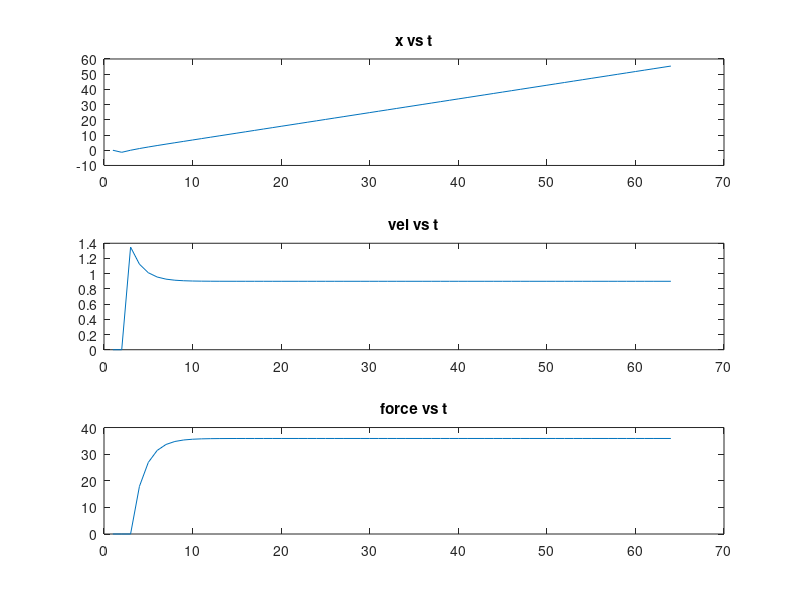

Recreate this plot in MATLAB.
%finite difference approach
%Matlab does not accept '0' or 'negative' indices for 'x'
%x(-2)=x(1)
%x(-1)=x(2)
%x(0)=x(3)

clear;
m=80;       %Mass of agent (kg)
TL=0.75;    %Toxic load (curently defined as constant - incorrect)
ft=12;   %Toxic force as per symptom (N)
tau=1;      %Relaxation time (1/s)
v0=1.35;    %Average velocity of agent (m/s)
h=1;        %Step size for finite difference (s)
t=1:h:64;   %Time domain for finite difference (s)

for i=4:64
    x(3)=0;        %Boundary Condition 1 - x(0)
    x(2)=(-v0*h);  %Calculated by hand using boundary condition v(0)=1.35 - x(-1)
    x(i)=(((x(i-1)*(2*tau+h))-(x(i-2)*tau)+((h^2)*v0))/(tau+h))-((ft*TL*tau*h^2)/m*(tau+h));  %Simplified Equation for finite difference
end

 
for i=4:64
    vel(3)=((x(3)-x(2))/h); 
    vel(i)=((x(i)-x(i-1))/h);          %Velocity of agent as calculated from FD
end
for i=4:64
    force(i)=(m*(v0-vel(i))/tau)-(ft*TL/m); %Mutiplying base equation by m; and using the right side
end

%Graphs

subplot(3,1,1);
plot(t,x);
title('x vs t');

subplot(3,1,2);
plot(t,vel);
title('vel vs t');

subplot(3,1,3);
plot(t,force);
title('force vs t');
